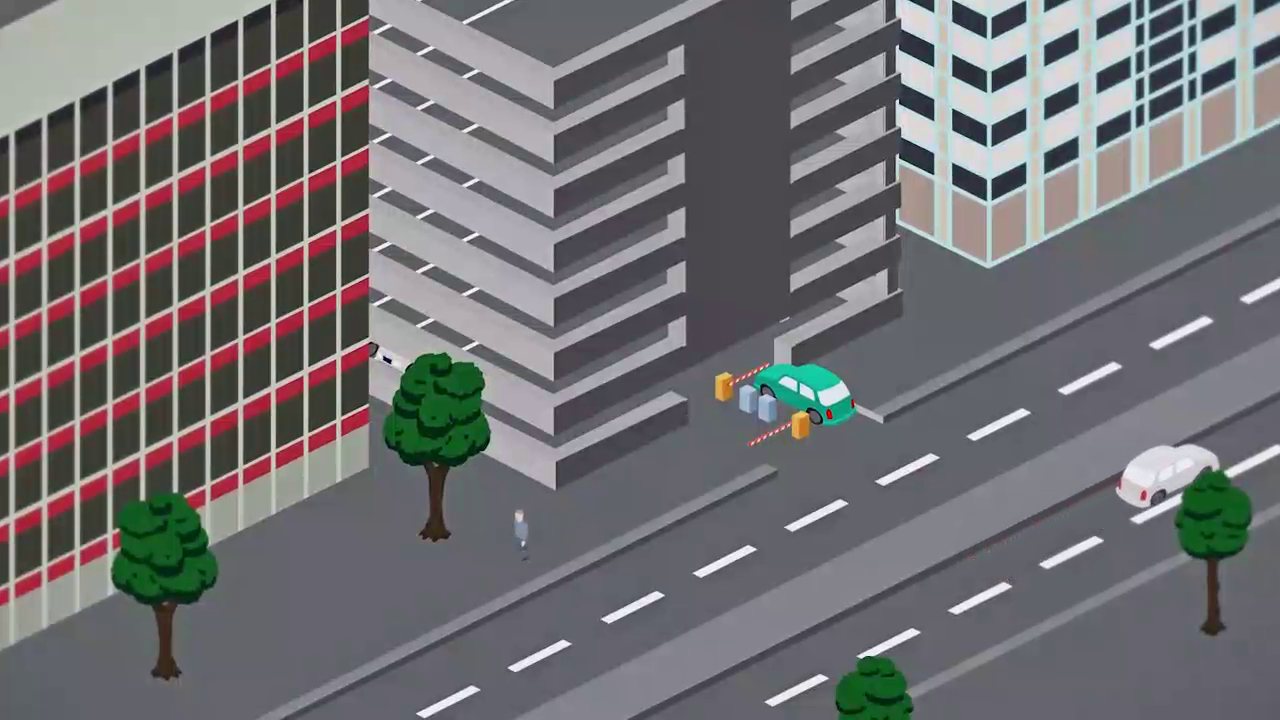
#> input picture frame 33 of car parking using lifi/Optical Wireless Transmission - LiFi (1).mp4, 1280 x 720 px, given in place of park.mp4, which was not available
$ python car_cas_classifier.py   (older library calls are emulated)
#> lines starting #> are read from the running program, lines starting #| are printed output that depends on the picture; after the words box and inside, x2 and y2 are one past the last pixel; in counts of white or black regions, pixels touching at a corner belong together; pictures that were not available may be replaced by others from this repository, and a replacement may not be noted
import cv2

camera = cv2.VideoCapture("park.mp4")
car_cascade = cv2.CascadeClassifier('cars.xml')

# Get frames per second from video file. Syntax depends on OpenCV version:
(major_ver, minor_ver, subminor_ver) = (cv2.__version__).split('.')
if int(major_ver)  < 3 :
    fps = camera.get(cv2.cv.CV_CAP_PROP_FPS)
else :
    fps = camera.get(cv2.CAP_PROP_FPS)
    #fps=25
    print(fps)
#:if
intTimeToNextFrame=int(1000.0/fps)-12 # '-12' estimation of time for processing
while True:
    (grabbed,frame) = camera.read()
#> frame is the input picture: shape (720, 1280, 3); mean B, G, R 114.2, 111.6, 113.8
    grayvideo = cv2.cvtColor(frame, cv2.COLOR_BGR2GRAY)
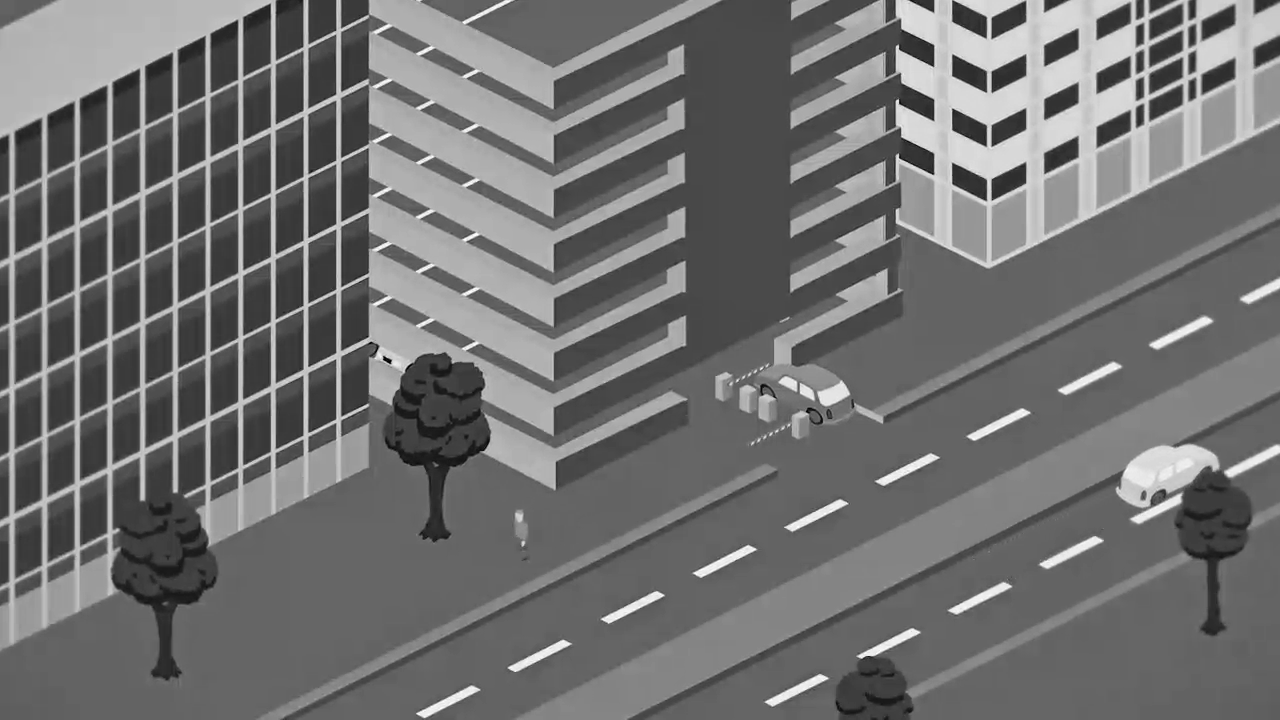
#> grayvideo: shape (720, 1280); min 0, max 255, mean 112.6
    cars = car_cascade.detectMultiScale(grayvideo, 1.1, 1)
#> cars = [[406, 402, 47, 47]]
    for (x,y,w,h) in cars:
        cv2.rectangle(frame,(x,y),(x+w,y+h),(255,0,255),1)
#> this loop made 1 pass
#> frame: shape (720, 1280, 3); 0.02% of pixels changed, all inside (x1, y1, x2, y2) = (406, 402, 454, 450)
    #,'.,'.,.  nv
    # m.   cv2.line(frame,(100, 0), (100, 960),(0,255,0), 3)
    cv2.imshow("video",frame)
    if cv2.waitKey(intTimeToNextFrame)== ord('q'):
#> (key q is pressed here)
        break
camera.release()
cv2.destroyAllWindows()

$ run again, starting later in the video
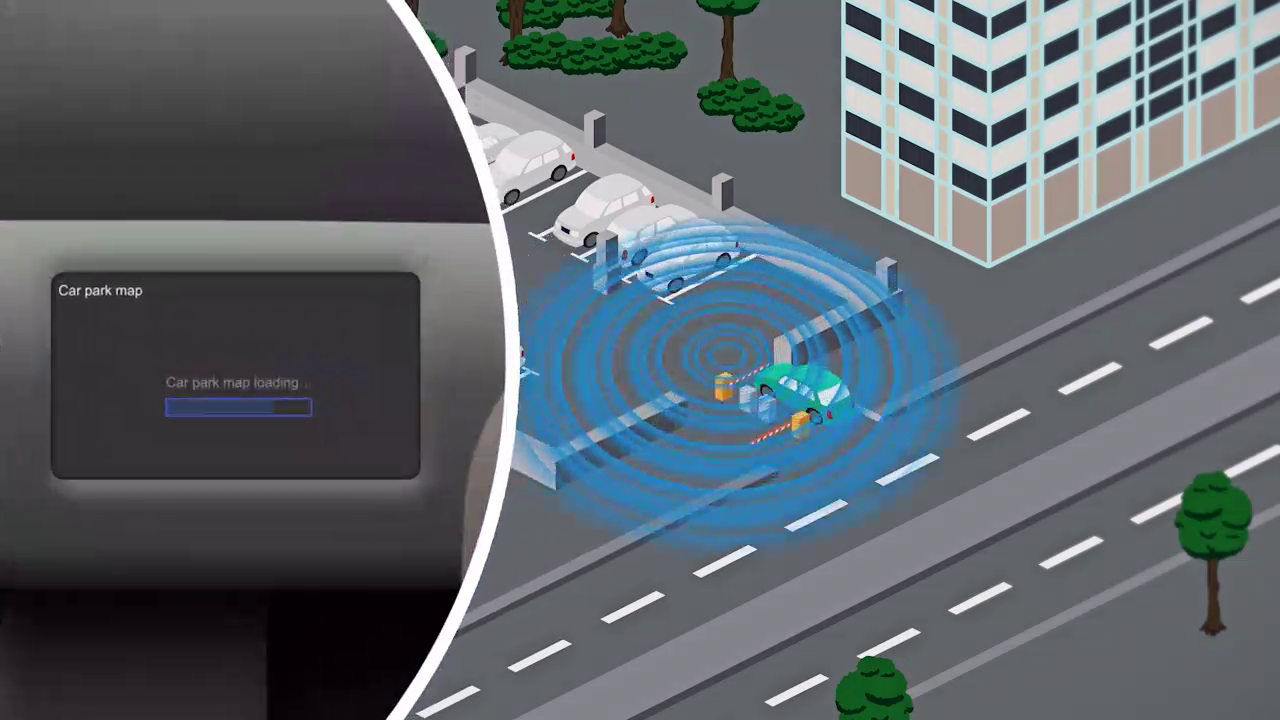
#> input picture frame 148 of car parking using lifi/Optical Wireless Transmission - LiFi (1).mp4, 1280 x 720 px, given in place of park.mp4, which was not available
#> frame is the input picture: shape (720, 1280, 3); mean B, G, R 107.3, 100.7, 92
#> `grayvideo = cv2.cvtColor(frame, cv2.COLOR_BGR2GRAY)`:
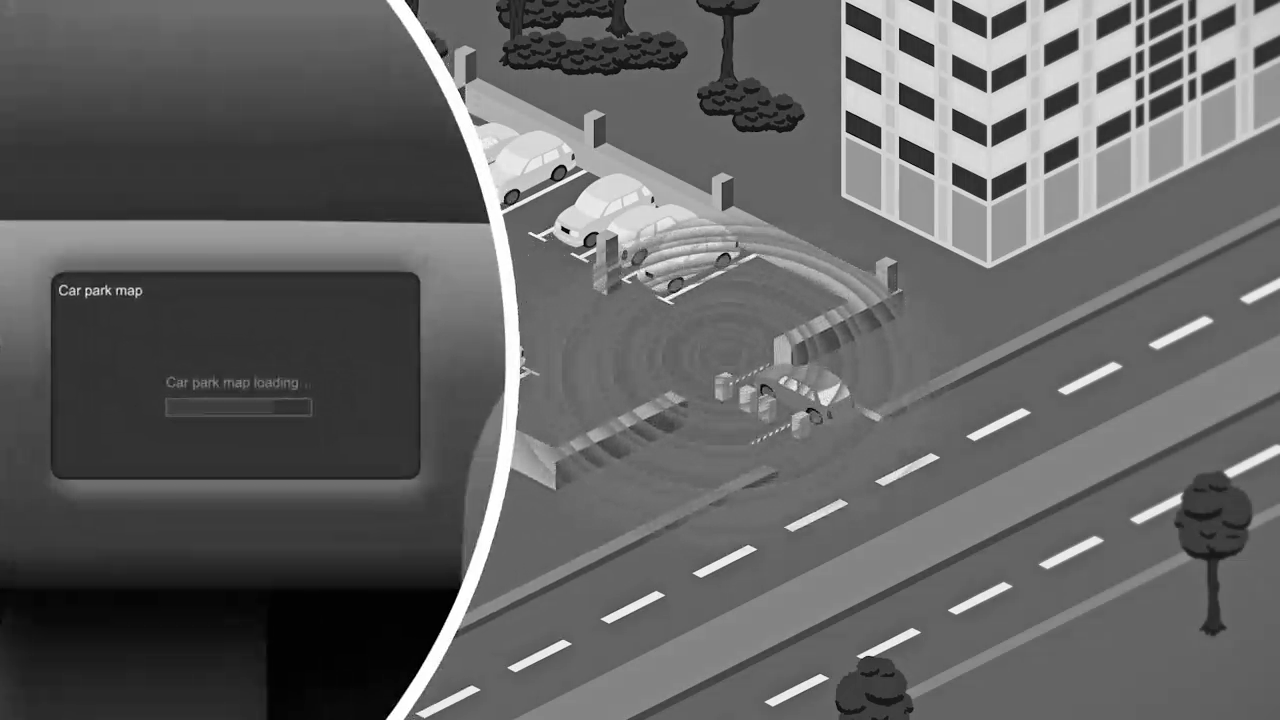
#> grayvideo: shape (720, 1280); min 0, max 255, mean 98.8
#> cars = [[1221, 524, 21, 21], [554, 42, 46, 46], [406, 671, 43, 43], [541, 9, 95, 95], [714, 60, 105, 105]]
#> the loop `for (x,y,w,h) in cars:` made 5 passes
#> after the loop `for (x,y,w,h) in cars:`:
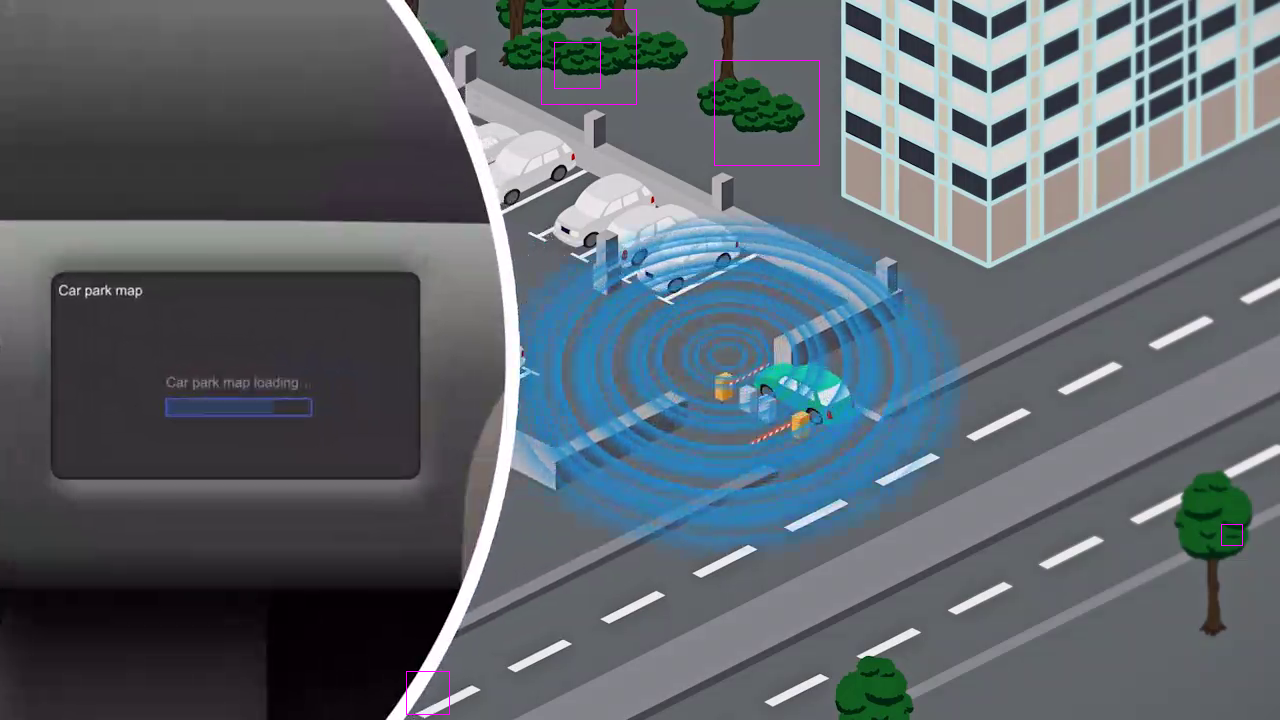
#> frame: shape (720, 1280, 3); 0.13% of pixels changed, all inside (x1, y1, x2, y2) = (406, 9, 1243, 715)

$ run again, starting later in the video
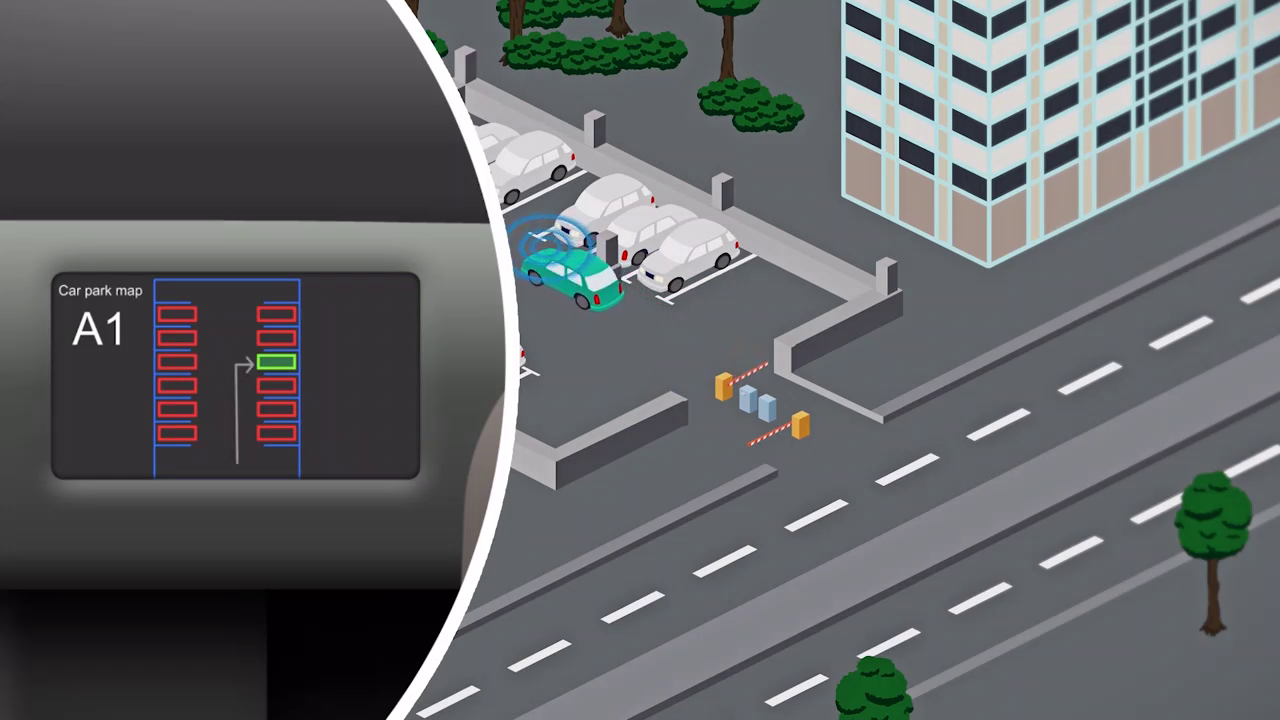
#> input picture frame 264 of car parking using lifi/Optical Wireless Transmission - LiFi (1).mp4, 1280 x 720 px, given in place of park.mp4, which was not available
#> frame is the input picture: shape (720, 1280, 3); mean B, G, R 101.8, 99.7, 97
#> `grayvideo = cv2.cvtColor(frame, cv2.COLOR_BGR2GRAY)`:
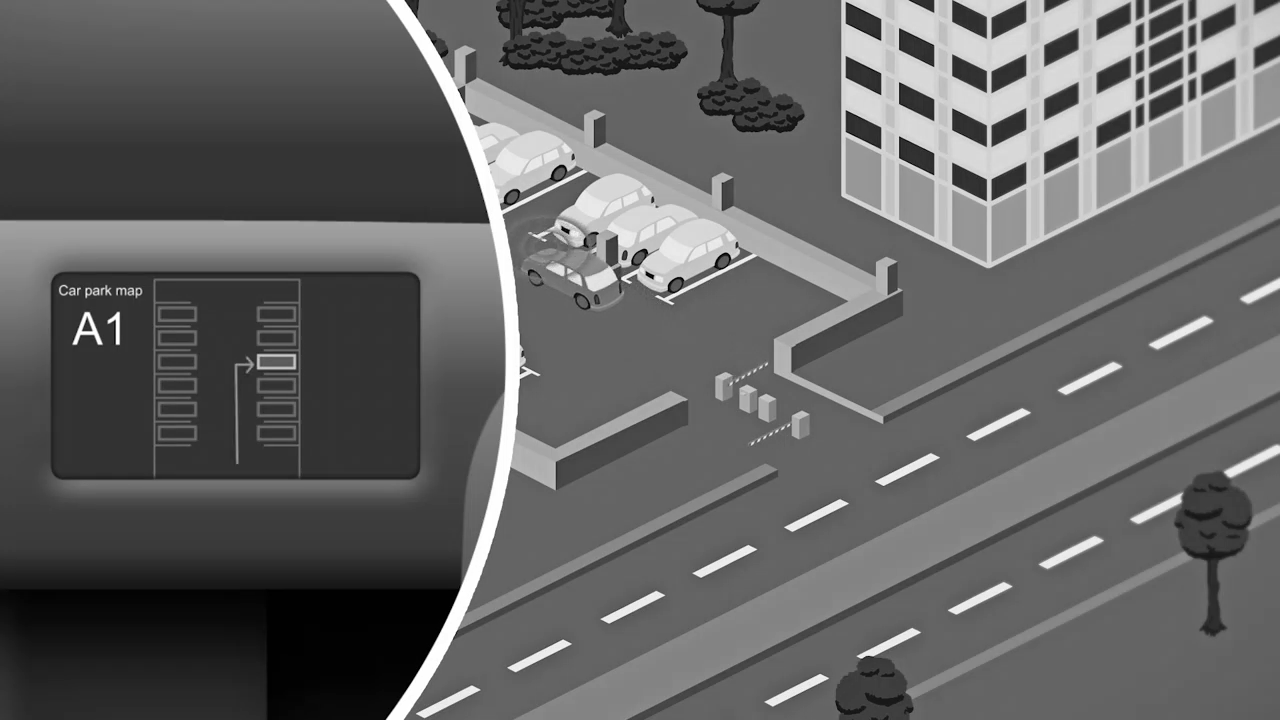
#> grayvideo: shape (720, 1280); min 0, max 255, mean 99
#> cars = [[254, 292, 34, 34], [150, 287, 45, 45], [151, 337, 43, 43], [862, 672, 45, 45], [249, 307, 51, 51], [247, 374, 53, 53], [558, 23, 75, 75], [710, 56, 112, 112]]
#> the loop `for (x,y,w,h) in cars:` made 8 passes
#> after the loop `for (x,y,w,h) in cars:`:
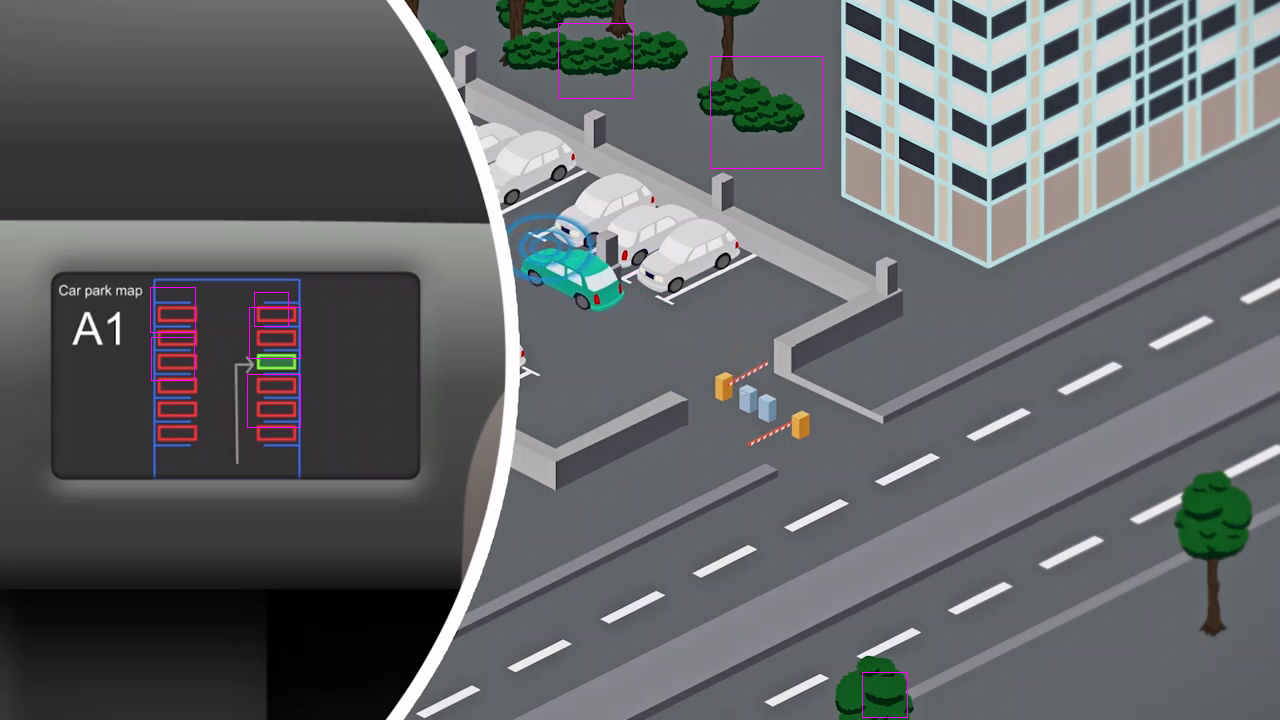
#> frame: shape (720, 1280, 3); 0.2% of pixels changed, all inside (x1, y1, x2, y2) = (150, 23, 908, 718)
